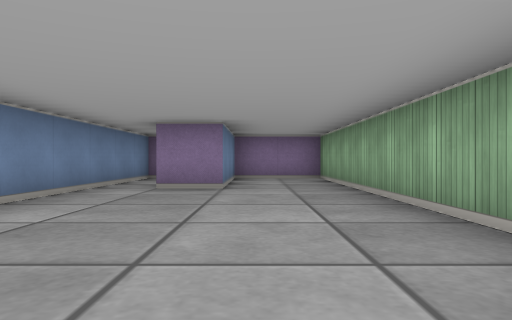
View 1 (above)

12 first-person views from a walk through a cub3D ray-caster map. The camera is about half as high as the walls, looks level and sees 70° across. The floor is counted in squares. Each view is taken from the middle of a square. On the plan, view 1 faces up. The plan holds only what a view shows up to about 9 squares ahead; the rest is blank.

View 2
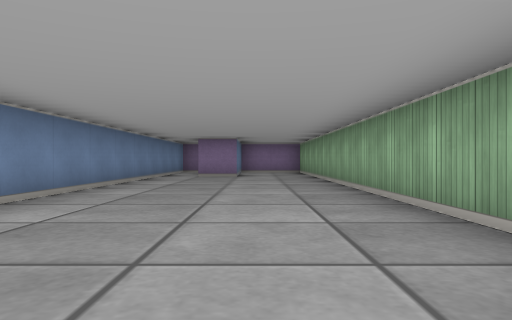

View 3
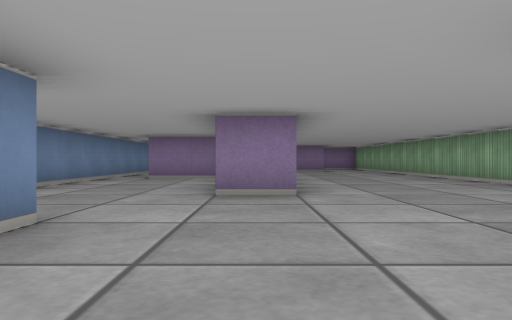

View 4
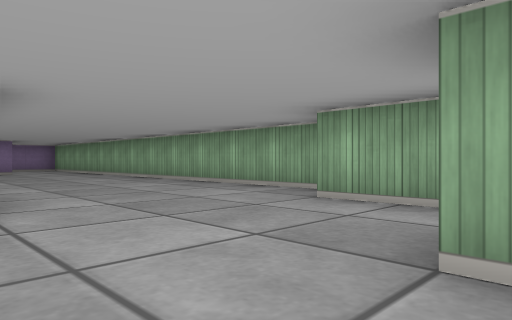

View 5
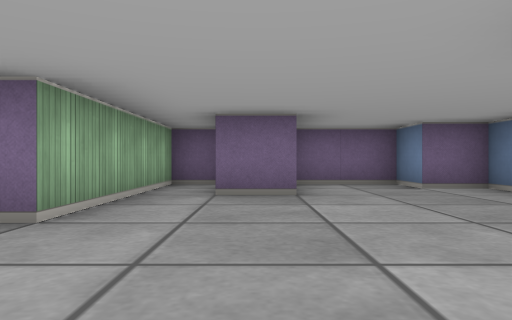

View 6
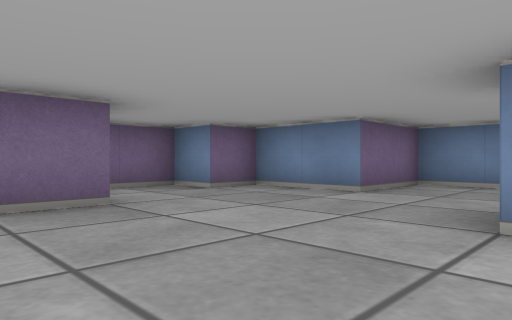

View 7
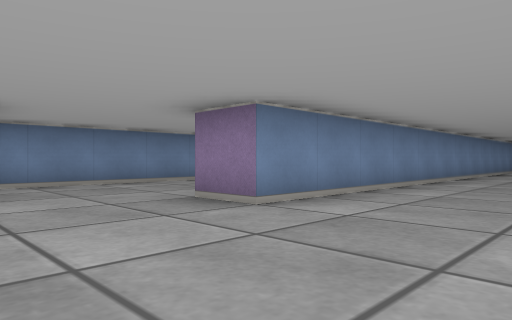

View 8
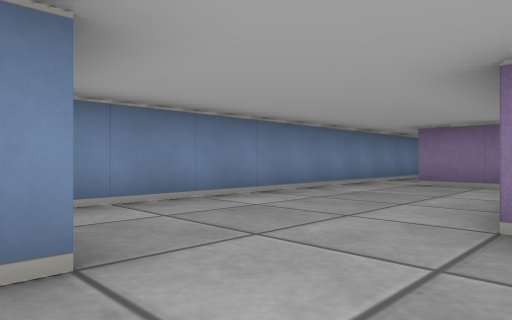

View 9
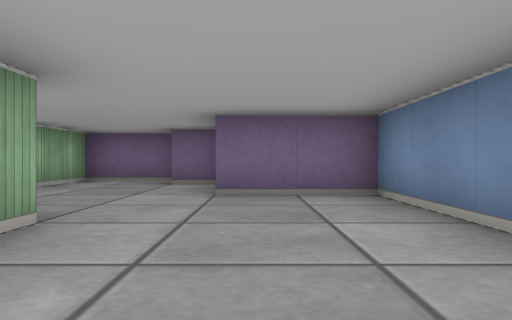

View 10
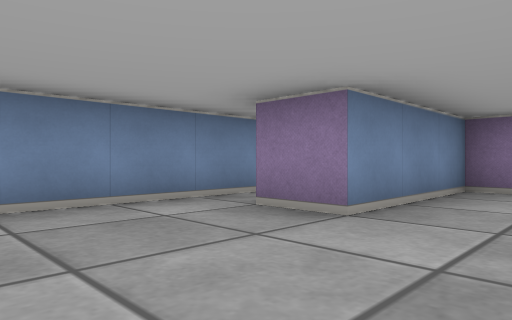

View 11
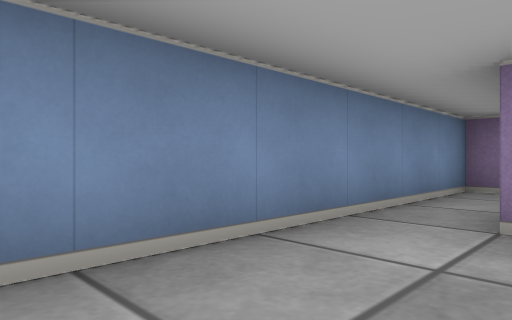

View 12
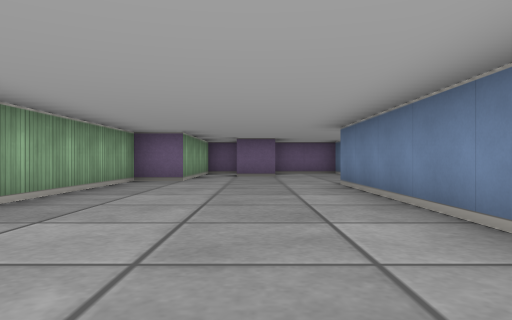

### Floor plan
Points are (right, up) in squares from view 1. A wall is a line through its corners. A room is listed if a view was taken in it or the views show most of it. See-through windows are left out.
Room 1 (views 1, 2, 3, 4, 5, 6, 7, 8, 9, 10, 11, 12)
walls: (-3.9, 0.5) (-5.5, 0.5); (-6.5, 3.1) (-6.5, -5.5) (-4.5, -5.5) (-4.5, -7.5) (-3.5, -7.5) (-3.5, -8.5) (-1.5, -8.5) (-1.5, -6.5) (-0.5, -6.5); (-2, 8.5) (-2.5, 8.5) (-2.5, -3.5) (-3.5, -3.5); (-0.4, -8.5) (0.5, -8.5) (0.5, -4.5) (1.5, -4.5) (1.5, 8.5) (-0.5, 8.5) (-0.5, 5.5) (-1.5, 5.5)

Positions as (right, up) in squares from view 1, and headings:
1: (0, 0), facing up
2: (0, -4), facing up
3: (-3, -8), facing up
4: (-3, -7), facing up-right
5: (-1, -2), facing down
6: (0, -3), facing down-left
7: (0, -6), facing up-left
8: (-3, -6), facing up-left
9: (-5, -1), facing down
10: (1, 3), facing up-left
11: (-1, 3), facing up-left
12: (-1, 3), facing down
